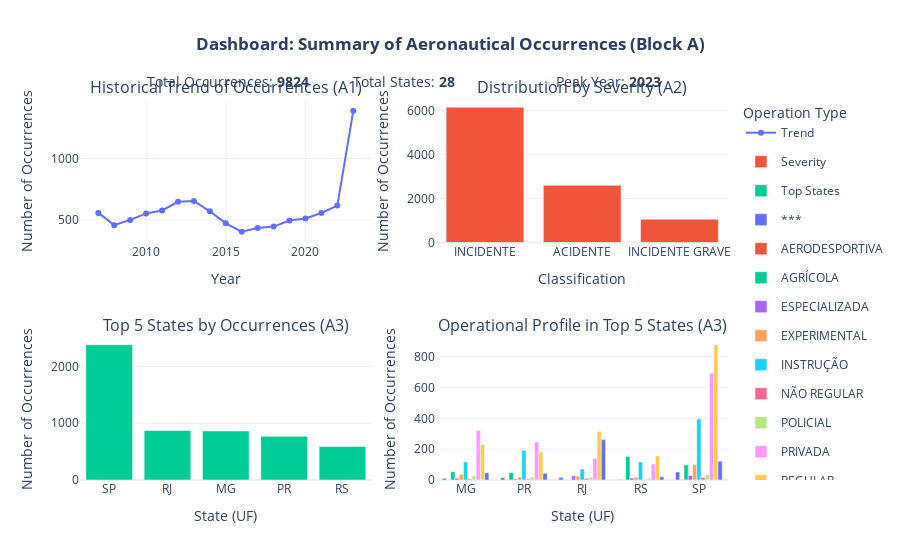

Notebook code for this chart:
### Markdown cell above
## Block A Dashboard

### Code cell
# --- 1. PREPARING DATA FOR EACH GRAPH ---

# Data for KPIs
total_ocorrencias = len(ocorrencia_filtrada)
total_estados = ocorrencia_filtrada['ocorrencia_uf'].nunique()
ano_pico = ocorrencia_filtrada['ano'].mode()[0]

# Data for Graph 1: Historical Trend (A1)
ocorrencias_por_ano = ocorrencia_filtrada.groupby('ano').size().reset_index(name='total')

# Data for Graph 2: Severity (A2)
severidade_counts = ocorrencia_filtrada['ocorrencia_classificacao'].value_counts().reset_index()
severidade_counts.columns = ['Classification', 'Count']

# Data for Graph 3: Top 5 States (A3)
top_5_states = ocorrencia_filtrada['ocorrencia_uf'].value_counts().nlargest(5).reset_index()
top_5_states.columns = ['State', 'Count']

# Data for Graph 4: Types of Operation by State (A3)
top_5_states_list = top_5_states['State'].tolist()
df_merged = pd.merge(ocorrencia_filtrada, aeronave, on='codigo_ocorrencia', how='inner')
df_top5 = df_merged[df_merged['ocorrencia_uf'].isin(top_5_states_list)]
op_counts = df_top5.groupby(['ocorrencia_uf', 'aeronave_tipo_operacao']).size().reset_index(name='Count')


# --- 2. CREATING THE DASHBOARD LAYOUT ---

# Creates a figure with subplots, defining the layout (2 rows, 2 columns)
fig = make_subplots(
    rows=2, cols=2,
    specs=[[{}, {}],
           [{}, {}]],
    subplot_titles=("Historical Trend of Occurrences (A1)", 
                    "Distribution by Severity (A2)", 
                    "Top 5 States by Occurrences (A3)", 
                    "Operational Profile in Top 5 States (A3)")
)

# --- 3. ADDING EACH TRACE TO ITS PLACE ---

# Graph 1: Historical Trend
fig.add_trace(go.Scatter(x=ocorrencias_por_ano['ano'], y=ocorrencias_por_ano['total'],
                         mode='lines+markers', name='Trend'), row=1, col=1)

# Graph 2: Severity
fig.add_trace(go.Bar(x=severidade_counts['Classification'], y=severidade_counts['Count'],
                     name='Severity'), row=1, col=2)

# Graph 3: Top 5 States
fig.add_trace(go.Bar(x=top_5_states['State'], y=top_5_states['Count'],
                     name='Top States'), row=2, col=1)

# Chart 4: Transaction Types by State (Clustered Bar Chart)
# We used Plotly Express here to make this type of chart easier to use.
fig_op = px.bar(op_counts, x="ocorrencia_uf", y="Count", color="aeronave_tipo_operacao",
                category_orders={"ocorrencia_uf": top_5_states_list})

for trace in fig_op.data:
    fig.add_trace(trace, row=2, col=2)


# --- 4. UPDATING THE FINAL LAYOUT AND ADDING KPIs ---

fig.update_layout(
    title_text="<b>Dashboard: Summary of Aeronautical Occurrences (Block A)</b>",
    title_x=0.5,
    height=800,
    showlegend=True,
    template='plotly_white',
    legend_title_text='Operation Type'
)

# Adding KPIs as annotations on top
fig.add_annotation(dict(x=0.1, y=1.08, xref='paper', yref='paper',
                        text=f"Total Occurrences: <b>{total_ocorrencias}</b>", showarrow=False, font_size=14))
fig.add_annotation(dict(x=0.5, y=1.08, xref='paper', yref='paper',
                        text=f"Total States: <b>{total_estados}</b>", showarrow=False, font_size=14))
fig.add_annotation(dict(x=0.9, y=1.08, xref='paper', yref='paper',
                        text=f"Peak Year: <b>{int(ano_pico)}</b>", showarrow=False, font_size=14))

# Updating the axis titles for each chart
fig.update_xaxes(title_text="Year", row=1, col=1)
fig.update_yaxes(title_text="Number of Occurrences", row=1, col=1)

fig.update_xaxes(title_text="Classification", row=1, col=2)
fig.update_yaxes(title_text="Number of Occurrences", row=1, col=2)

fig.update_xaxes(title_text="State (UF)", row=2, col=1)
fig.update_yaxes(title_text="Number of Occurrences", row=2, col=1)

fig.update_xaxes(title_text="State (UF)", row=2, col=2)
fig.update_yaxes(title_text="Number of Occurrences", row=2, col=2)

# Display the dashboard
fig.show()

### Figure 1 — Plotly figure (JSON) as saved in the notebook; plotly's stock layout.template omitted (floating-point values rounded to 4 significant figures)
{"data": [{"mode": "lines+markers", "name": "Trend", "type": "scatter", "x": [2007, 2008, 2009, 2010, 2011, 2012, 2013, 2014, 2015, 2016, 2017, 2018, 2019, 2020, 2021, 2022, 2023], "xaxis": "x", "y": [556, 456, 499, 552, 576, 647, 654, 569, 471, 403, 432, 444, 494, 510, 555, 616, 1390], "yaxis": "y"}, {"name": "Severity", "type": "bar", "x": ["INCIDENTE", "ACIDENTE", "INCIDENTE GRAVE"], "xaxis": "x2", "y": [6164, 2602, 1058], "yaxis": "y2"}, {"name": "Top States", "type": "bar", "x": ["SP", "RJ", "MG", "PR", "RS"], "xaxis": "x3", "y": [2386, 873, 865, 769, 591], "yaxis": "y3"}, {"alignmentgroup": "True", "hovertemplate": "aeronave_tipo_operacao=***<br>ocorrencia_uf=%{x}<br>Count=%{y}<extra></extra>", "legendgroup": "***", "marker": {"color": "#636efa", "pattern": {"shape": ""}}, "name": "***", "offsetgroup": "***", "orientation": "v", "showlegend": true, "textposition": "auto", "type": "bar", "x": ["MG", "PR", "RJ", "RS", "SP"], "xaxis": "x4", "y": [11, 15, 17, 4, 52], "yaxis": "y4"}, {"alignmentgroup": "True", "hovertemplate": "aeronave_tipo_operacao=AERODESPORTIVA<br>ocorrencia_uf=%{x}<br>Count=%{y}<extra></extra>", "legendgroup": "AERODESPORTIVA", "marker": {"color": "#EF553B", "pattern": {"shape": ""}}, "name": "AERODESPORTIVA", "offsetgroup": "AERODESPORTIVA", "orientation": "v", "showlegend": true, "textposition": "auto", "type": "bar", "x": ["MG", "PR", "SP"], "xaxis": "x4", "y": [2, 2, 3], "yaxis": "y4"}, {"alignmentgroup": "True", "hovertemplate": "aeronave_tipo_operacao=AGRÍCOLA<br>ocorrencia_uf=%{x}<br>Count=%{y}<extra></extra>", "legendgroup": "AGRÍCOLA", "marker": {"color": "#00cc96", "pattern": {"shape": ""}}, "name": "AGRÍCOLA", "offsetgroup": "AGRÍCOLA", "orientation": "v", "showlegend": true, "textposition": "auto", "type": "bar", "x": ["MG", "PR", "RS", "SP"], "xaxis": "x4", "y": [54, 47, 152, 97], "yaxis": "y4"}, {"alignmentgroup": "True", "hovertemplate": "aeronave_tipo_operacao=ESPECIALIZADA<br>ocorrencia_uf=%{x}<br>Count=%{y}<extra></extra>", "legendgroup": "ESPECIALIZADA", "marker": {"color": "#ab63fa", "pattern": {"shape": ""}}, "name": "ESPECIALIZADA", "offsetgroup": "ESPECIALIZADA", "orientation": "v", "showlegend": true, "textposition": "auto", "type": "bar", "x": ["MG", "PR", "RJ", "RS", "SP"], "xaxis": "x4", "y": [12, 6, 28, 13, 29], "yaxis": "y4"}, {"alignmentgroup": "True", "hovertemplate": "aeronave_tipo_operacao=EXPERIMENTAL<br>ocorrencia_uf=%{x}<br>Count=%{y}<extra></extra>", "legendgroup": "EXPERIMENTAL", "marker": {"color": "#FFA15A", "pattern": {"shape": ""}}, "name": "EXPERIMENTAL", "offsetgroup": "EXPERIMENTAL", "orientation": "v", "showlegend": true, "textposition": "auto", "type": "bar", "x": ["MG", "PR", "RJ", "RS", "SP"], "xaxis": "x4", "y": [37, 19, 24, 18, 100], "yaxis": "y4"}, {"alignmentgroup": "True", "hovertemplate": "aeronave_tipo_operacao=INSTRUÇÃO<br>ocorrencia_uf=%{x}<br>Count=%{y}<extra></extra>", "legendgroup": "INSTRUÇÃO", "marker": {"color": "#19d3f3", "pattern": {"shape": ""}}, "name": "INSTRUÇÃO", "offsetgroup": "INSTRUÇÃO", "orientation": "v", "showlegend": true, "textposition": "auto", "type": "bar", "x": ["MG", "PR", "RJ", "RS", "SP"], "xaxis": "x4", "y": [117, 192, 71, 117, 396], "yaxis": "y4"}, {"alignmentgroup": "True", "hovertemplate": "aeronave_tipo_operacao=NÃO REGULAR<br>ocorrencia_uf=%{x}<br>Count=%{y}<extra></extra>", "legendgroup": "NÃO REGULAR", "marker": {"color": "#FF6692", "pattern": {"shape": ""}}, "name": "NÃO REGULAR", "offsetgroup": "NÃO REGULAR", "orientation": "v", "showlegend": true, "textposition": "auto", "type": "bar", "x": ["MG", "PR", "RJ", "RS", "SP"], "xaxis": "x4", "y": [8, 6, 11, 2, 18], "yaxis": "y4"}, {"alignmentgroup": "True", "hovertemplate": "aeronave_tipo_operacao=POLICIAL<br>ocorrencia_uf=%{x}<br>Count=%{y}<extra></extra>", "legendgroup": "POLICIAL", "marker": {"color": "#B6E880", "pattern": {"shape": ""}}, "name": "POLICIAL", "offsetgroup": "POLICIAL", "orientation": "v", "showlegend": true, "textposition": "auto", "type": "bar", "x": ["MG", "PR", "RJ", "RS", "SP"], "xaxis": "x4", "y": [27, 18, 18, 10, 34], "yaxis": "y4"}, {"alignmentgroup": "True", "hovertemplate": "aeronave_tipo_operacao=PRIVADA<br>ocorrencia_uf=%{x}<br>Count=%{y}<extra></extra>", "legendgroup": "PRIVADA", "marker": {"color": "#FF97FF", "pattern": {"shape": ""}}, "name": "PRIVADA", "offsetgroup": "PRIVADA", "orientation": "v", "showlegend": true, "textposition": "auto", "type": "bar", "x": ["MG", "PR", "RJ", "RS", "SP"], "xaxis": "x4", "y": [321, 247, 141, 103, 692], "yaxis": "y4"}, {"alignmentgroup": "True", "hovertemplate": "aeronave_tipo_operacao=REGULAR<br>ocorrencia_uf=%{x}<br>Count=%{y}<extra></extra>", "legendgroup": "REGULAR", "marker": {"color": "#FECB52", "pattern": {"shape": ""}}, "name": "REGULAR", "offsetgroup": "REGULAR", "orientation": "v", "showlegend": true, "textposition": "auto", "type": "bar", "x": ["MG", "PR", "RJ", "RS", "SP"], "xaxis": "x4", "y": [231, 182, 314, 156, 878], "yaxis": "y4"}, {"alignmentgroup": "True", "hovertemplate": "aeronave_tipo_operacao=TÁXI AÉREO<br>ocorrencia_uf=%{x}<br>Count=%{y}<extra></extra>", "legendgroup": "TÁXI AÉREO", "marker": {"color": "#636efa", "pattern": {"shape": ""}}, "name": "TÁXI AÉREO", "offsetgroup": "TÁXI AÉREO", "orientation": "v", "showlegend": true, "textposition": "auto", "type": "bar", "x": ["MG", "PR", "RJ", "RS", "SP"], "xaxis": "x4", "y": [47, 43, 262, 21, 122], "yaxis": "y4"}], "layout": {"annotations": [{"font": {"size": 16}, "showarrow": false, "text": "Historical Trend of Occurrences (A1)", "x": 0.225, "xanchor": "center", "xref": "paper", "y": 1, "yanchor": "bottom", "yref": "paper"}, {"font": {"size": 16}, "showarrow": false, "text": "Distribution by Severity (A2)", "x": 0.775, "xanchor": "center", "xref": "paper", "y": 1, "yanchor": "bottom", "yref": "paper"}, {"font": {"size": 16}, "showarrow": false, "text": "Top 5 States by Occurrences (A3)", "x": 0.225, "xanchor": "center", "xref": "paper", "y": 0.375, "yanchor": "bottom", "yref": "paper"}, {"font": {"size": 16}, "showarrow": false, "text": "Operational Profile in Top 5 States (A3)", "x": 0.775, "xanchor": "center", "xref": "paper", "y": 0.375, "yanchor": "bottom", "yref": "paper"}, {"font": {"size": 14}, "showarrow": false, "text": "Total Occurrences: <b>9824</b>", "x": 0.1, "xref": "paper", "y": 1.08, "yref": "paper"}, {"font": {"size": 14}, "showarrow": false, "text": "Total States: <b>28</b>", "x": 0.5, "xref": "paper", "y": 1.08, "yref": "paper"}, {"font": {"size": 14}, "showarrow": false, "text": "Peak Year: <b>2023</b>", "x": 0.9, "xref": "paper", "y": 1.08, "yref": "paper"}], "autosize": true, "legend": {"title": {"text": "Operation Type"}}, "showlegend": true, "title": {"text": "<b>Dashboard: Summary of Aeronautical Occurrences (Block A)</b>", "x": 0.5}, "xaxis": {"anchor": "y", "autorange": true, "domain": [0, 0.45], "range": [2006.0, 2024.0], "title": {"text": "Year"}, "type": "linear"}, "xaxis2": {"anchor": "y2", "autorange": true, "domain": [0.55, 1], "range": [-0.5, 2.5], "title": {"text": "Classification"}, "type": "category"}, "xaxis3": {"anchor": "y3", "autorange": true, "domain": [0, 0.45], "range": [-0.5, 4.5], "title": {"text": "State (UF)"}, "type": "category"}, "xaxis4": {"anchor": "y4", "autorange": true, "domain": [0.55, 1], "range": [-0.5, 4.5], "title": {"text": "State (UF)"}, "type": "category"}, "yaxis": {"anchor": "x", "autorange": true, "domain": [0.625, 1], "range": [327.8, 1465.0], "title": {"text": "Number of Occurrences"}, "type": "linear"}, "yaxis2": {"anchor": "x2", "autorange": true, "domain": [0.625, 1], "range": [0, 6488.0], "title": {"text": "Number of Occurrences"}, "type": "linear"}, "yaxis3": {"anchor": "x3", "autorange": true, "domain": [0, 0.375], "range": [0, 2512.0], "title": {"text": "Number of Occurrences"}, "type": "linear"}, "yaxis4": {"anchor": "x4", "autorange": true, "domain": [0, 0.375], "range": [0, 924.2], "title": {"text": "Number of Occurrences"}, "type": "linear"}}}
